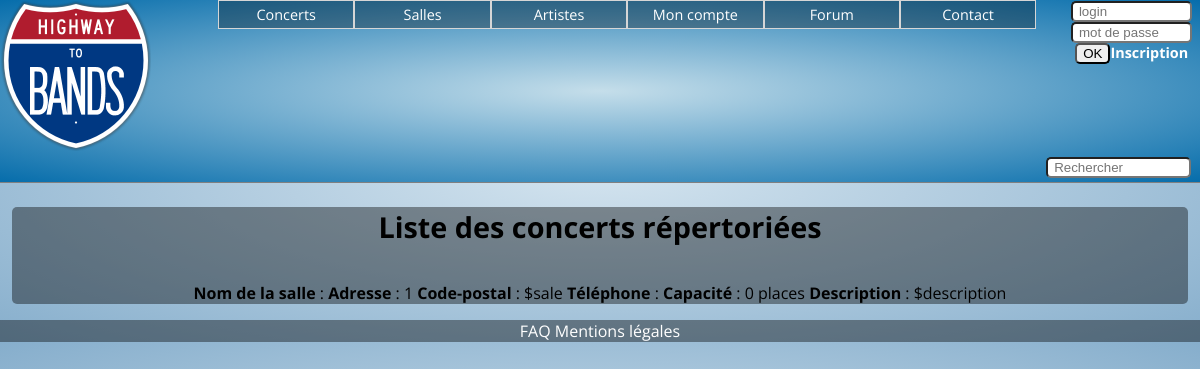
/HTB/index.php?page=liste_concert, run on an earlier commit of the app's database.
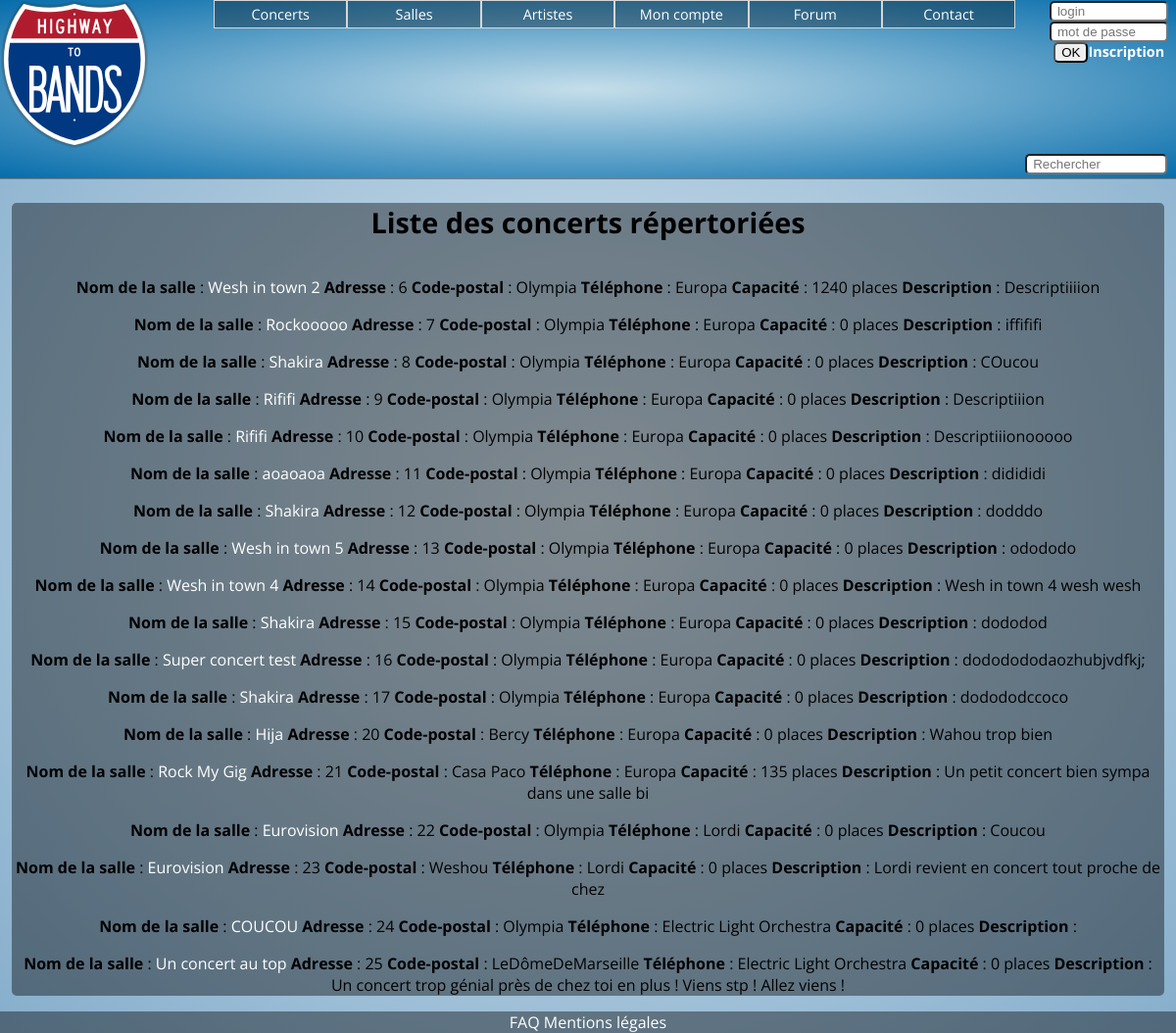
And on a later commit of the database.
### tables this page shows
CREATE TABLE IF NOT EXISTS `concert` (
  `id` int(11) NOT NULL AUTO_INCREMENT,
  `artiste` varchar(45) DEFAULT NULL,
  `salle` varchar(45) DEFAULT NULL,
  `date` varchar(45) DEFAULT NULL,
  `description` varchar(255) DEFAULT NULL,
  `price` int(11) DEFAULT NULL,
  `name` varchar(255) DEFAULT NULL,
  `valider` int(11) DEFAULT NULL,
  PRIMARY KEY (`id`)
);

### HTB/controleurs/liste_concert.php (called while the page is built, shortened)
<?php
require('modeles/concert.php');
$concerts=liste_concert();
include('vues/liste_concert.php');
?>

### HTB/modeles/concert.php (called while the page is built, shortened)
<?php
function liste_concert(){
	global $bdd;
$res = "SELECT * from concert";
$req = $bdd-> query($res) or die(print_r($bdd->errorInfo()));
 	 	return $req;
}
?>

### HTB/vues/liste_concert.php (the view, shortened to what this page needs)
<!DOCTYPE html>
<html>
<head>
	<link rel="stylesheet" href="css/style.css" />
</head>
<body>
	<?php include 'vues/header.php' ?>
<div id="contenu">
		<div id="banniere"><h1>Liste des concerts répertoriées</h1>
		</div>
	<div class="liste">
<?php
while ($donnees = $concerts->fetch())
{
?>
    <p>
    <strong>Nom de la salle</strong> : <a href="index.php?page=concert&id=<?php echo $donnees['id']; ?>"><?php echo $donnees['name']; ?></a>
    <strong>Adresse</strong> : <?php echo $donnees['id']; ?>
    <strong>Code-postal</strong> : <?php echo $donnees['salle']; ?>
    <strong>Téléphone</strong> : <?php echo $donnees['artiste']; ?>
     <strong>Capacité</strong> : <?php echo $donnees['price']; ?> places
    <strong>Description</strong> : <?php echo $donnees['description']; ?><br />
   </p>
<?php
}
?>
			</div>
		</div>
<?php include 'controleurs/footer.php' ?>
</body>
</html>

What changed in the data, as far as the page shows it:
removed concert: id "1", salle "$sale", price "0", description "$description"
added concert: name "Wesh in town 2", id "6", salle "Olympia", artiste "Europa", price "1240", description "Descriptiiiion"
added concert: name "Rockooooo", id "7", salle "Olympia", artiste "Europa", price "0", description "iffififi"
added concert: name "Shakira", id "8", salle "Olympia", artiste "Europa", price "0", description "COucou"
added concert: name "Rififi", id "9", salle "Olympia", artiste "Europa", price "0", description "Descriptiiion"
added concert: name "Rififi", id "10", salle "Olympia", artiste "Europa", price "0", description "Descriptiiionooooo"
added concert: name "aoaoaoa", id "11", salle "Olympia", artiste "Europa", price "0", description "didididi"
added concert: name "Shakira", id "12", salle "Olympia", artiste "Europa", price "0", description "dodddo"
added concert: name "Wesh in town 5", id "13", salle "Olympia", artiste "Europa", price "0", description "odododo"
added concert: name "Wesh in town 4", id "14", salle "Olympia", artiste "Europa", price "0", description "Wesh in town 4 wesh wesh"
added concert: name "Shakira", id "15", salle "Olympia", artiste "Europa", price "0", description "dododod"
added concert: name "Super concert test", id "16", salle "Olympia", artiste "Europa", price "0", description "dododododaozhubjvdfkj;"
added concert: name "Shakira", id "17", salle "Olympia", artiste "Europa", price "0", description "dodododccoco"
added concert: name "Hija", id "20", salle "Bercy", artiste "Europa", price "0", description "Wahou trop bien"
added concert: name "Rock My Gig", id "21", salle "Casa Paco", artiste "Europa", price "135", description "Un petit concert bien sympa dans une salle bi"
added concert: name "Eurovision", id "22", salle "Olympia", artiste "Lordi", price "0", description "Coucou"
added concert: name "Eurovision", id "23", salle "Weshou", artiste "Lordi", price "0", description "Lordi revient en concert tout proche de chez"
added concert: name "COUCOU", id "24", salle "Olympia", artiste "Electric Light Orchestra", price "0"
added concert: name "Un concert au top", id "25", salle "LeDômeDeMarseille", artiste "Electric Light Orchestra", price "0", description "Un concert trop génial près de chez toi en plus ! Viens stp ! Allez viens !"
